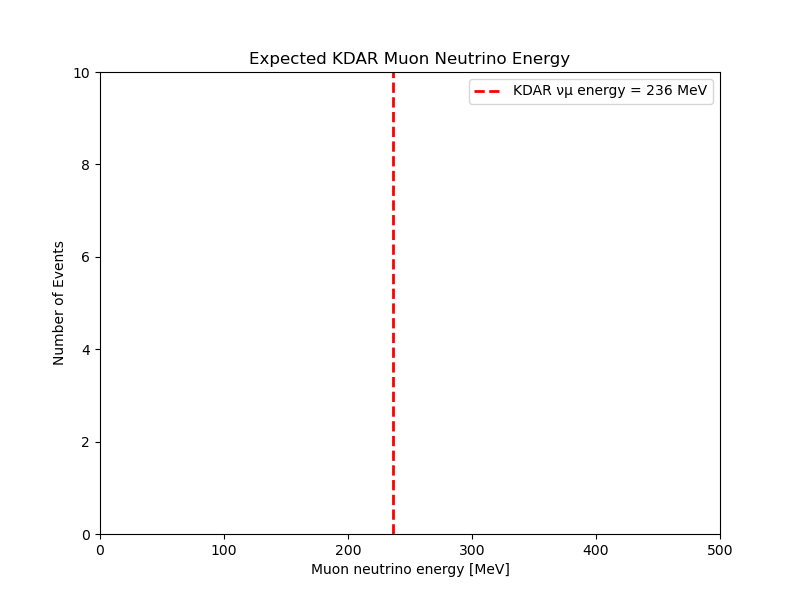

Source code (Python):
import matplotlib.pyplot as plt

kdar_energy = 236
plt.figure(figsize=(8,6))
plt.axvline(kdar_energy, color='red', linestyle='--', linewidth=2,
            label="KDAR νµ energy = 236 MeV")

plt.xlabel("Muon neutrino energy [MeV]")
plt.ylabel("Number of Events")
plt.title("Expected KDAR Muon Neutrino Energy")
plt.legend()
plt.xlim(0, 500)
plt.ylim(0, 10)
plt.show()
